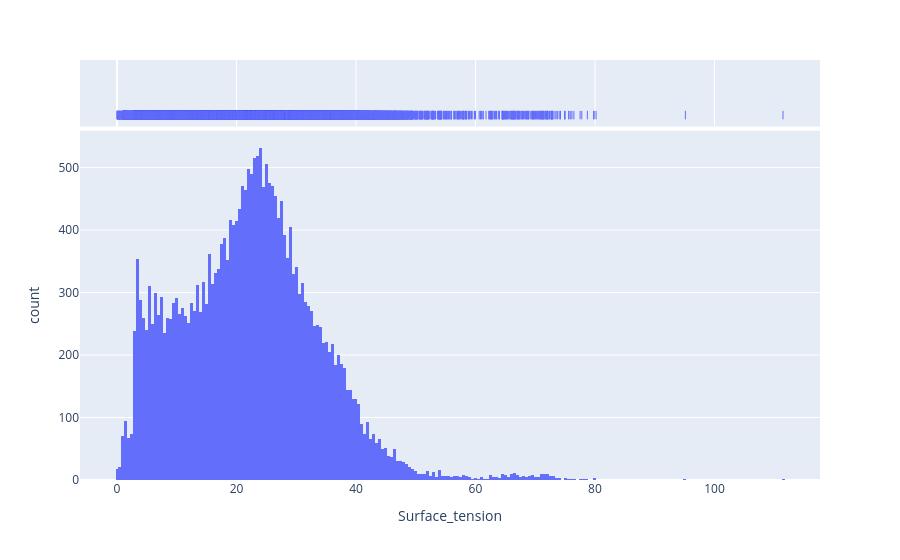

The notebook cell saved with this chart:
### Code cell
import plotly.express as px
fig = px.histogram(df, x="Surface_tension", marginal="rug")
fig.show()

### Figure 1 — Plotly figure (JSON) as saved in the notebook; plotly's stock layout.template omitted (floating-point values rounded to 4 significant figures; data arrays with more than 128 entries replaced by an {"elided": "..."} marker saying what was removed)
{"data": [{"bingroup": "x", "hovertemplate": "Surface_tension=%{x}<br>count=%{y}<extra></extra>", "legendgroup": "", "marker": {"color": "#636efa", "pattern": {"shape": ""}}, "name": "", "orientation": "v", "showlegend": false, "type": "histogram", "x": {"elided": "25649 float values"}, "xaxis": "x", "yaxis": "y"}, {"boxpoints": "all", "fillcolor": "rgba(255,255,255,0)", "hoveron": "points", "hovertemplate": "Surface_tension=%{x}<extra></extra>", "jitter": 0, "legendgroup": "", "line": {"color": "rgba(255,255,255,0)"}, "marker": {"color": "#636efa", "symbol": "line-ns-open"}, "name": "", "showlegend": false, "type": "box", "x": {"elided": "25649 float values"}, "xaxis": "x2", "yaxis": "y2"}], "layout": {"barmode": "relative", "legend": {"tracegroupgap": 0}, "margin": {"t": 60}, "xaxis": {"anchor": "y", "domain": [0, 1], "title": {"text": "Surface_tension"}}, "xaxis2": {"anchor": "y2", "domain": [0, 1], "matches": "x", "showgrid": true, "showticklabels": false}, "yaxis": {"anchor": "x", "domain": [0, 0.8316], "title": {"text": "count"}}, "yaxis2": {"anchor": "x2", "domain": [0.8416, 1], "matches": "y2", "showgrid": false, "showline": false, "showticklabels": false, "ticks": ""}}}
